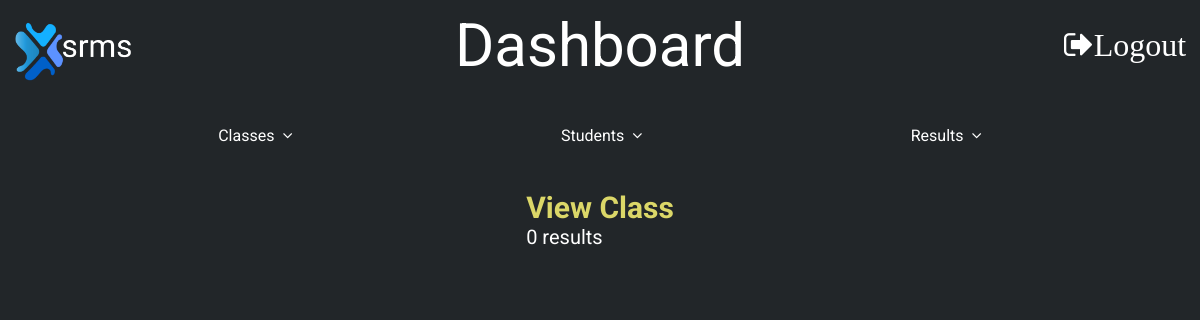
/manage_classes.php (signed in), run on an earlier commit of the app's database.
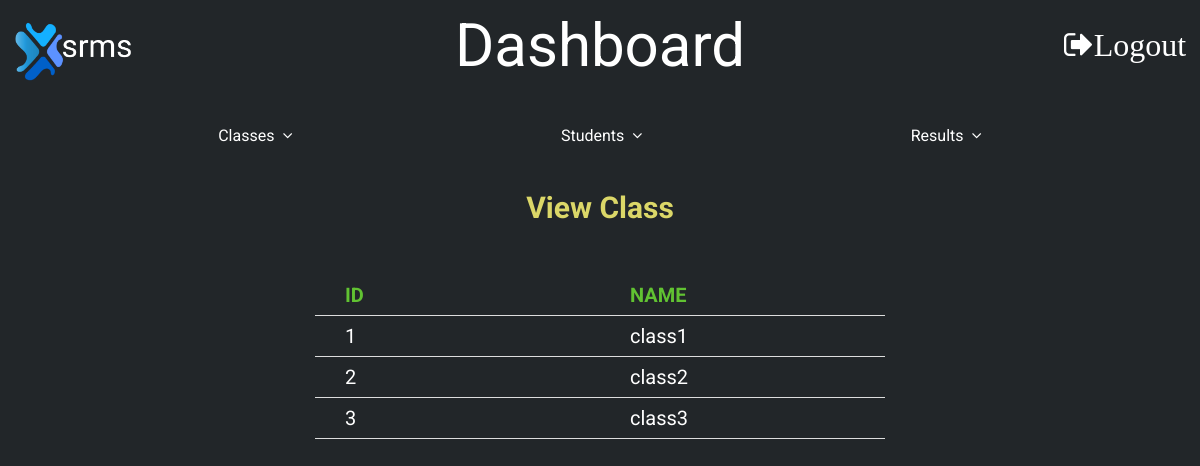
And on a later commit of the database.
### tables this page shows
CREATE TABLE `class` (
  `name` varchar(30) NOT NULL,
  `id` int(3) NOT NULL,
  `p1` int(3) NOT NULL,
  `p2` int(3) NOT NULL,
  `p3` int(3) NOT NULL,
  `p4` int(3) NOT NULL,
  `p5` int(3) NOT NULL,
  `p6` int(3) NOT NULL,
  `Total_marks` int(3) NOT NULL
);

### manage_classes.php (the view, shortened to what this page needs)
<!DOCTYPE html>
<html lang="en">
<head>
    <link rel="stylesheet" href="css/home.css">
    <link rel="stylesheet" href="./css/font-awesome-4.7.0/css/font-awesome.css">
    <link rel="stylesheet" type='text/css' href="css/manage.css">
</head>
<body>
    <div class="title">
        <a href="dashboard.php"><img src="./images/logo1.png" alt="" class="logo"></a>
        <span class="heading">Dashboard</span>
        <a href="logout.php" style="color: white"><span class="fa fa-sign-out fa-2x">Logout</span></a>
    </div>
    <div class="nav">
        <ul>
            <li class="dropdown" onclick="toggleDisplay('1')">
                <a href="" class="dropbtn">Classes &nbsp
                    <span class="fa fa-angle-down"></span>
                </a>
            </li>
            <li class="dropdown" onclick="toggleDisplay('2')">
                <a href="#" class="dropbtn">Students &nbsp
                    <span class="fa fa-angle-down"></span>
                </a>
            </li>
            <li class="dropdown" onclick="toggleDisplay('3')">
                <a href="#" class="dropbtn">Results &nbsp
                    <span class="fa fa-angle-down"></span>
                </a>
            </li>
        </ul>
    </div>
    <div class="main">
        <h2 style="max-width: 500px;margin: auto;color: #dbd768;">View Class</h2>
        <?php
            include('session.php');
            $sql = "SELECT `name`, `id` FROM `class`";
            $result = mysqli_query($conn, $sql);
            if (mysqli_num_rows($result) > 0) {
               echo "<table>
                <tr>
                <th>ID</th>
                <th>NAME</th>
                </tr>";
                while($row = mysqli_fetch_array($result))
                  {
                  echo "<tr>";
                  echo "<td>" . $row['id'] . "</td>";
                  echo "<td>" . $row['name'] . "</td>";
                  echo "</tr>";
                  }
                echo "</table>";
            } else {
                echo "0 results";
            }
        ?>
    </div>
</body>
</html>

What changed in the data, as far as the page shows it:
added class: id "1", name "class1"
added class: id "2", name "class2"
added class: id "3", name "class3"
Also different on the page:
text no longer shown: "0 results"
text now shown: "ID NAME"
